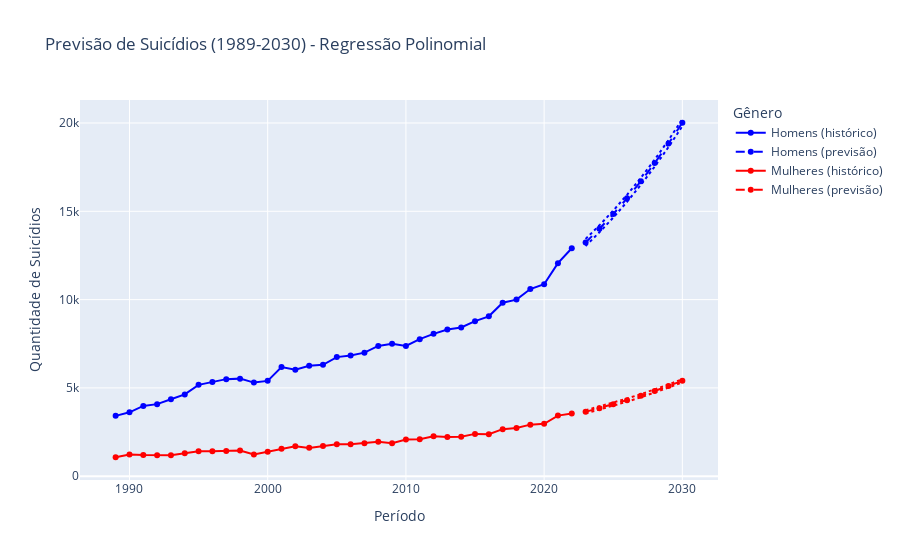

Write notebook code for a chart like this one.
### Code cell
#Análise de regressão polinomial
analiseGeneroPoli = AnaliseGenero(dadosGeneros, 'Quantidade', 'Gêneros', 'Quantidade', 'pie')
analiseGeneroPoli.modelo_regre_poli(grau_homens=4, grau_mulheres=3)

### Figure 1 — Plotly figure (JSON) as saved in the notebook; plotly's stock layout.template omitted (floating-point values rounded to 4 significant figures)
{"data": [{"line": {"color": "blue"}, "mode": "lines+markers", "name": "Homens (histórico)", "type": "scatter", "x": [1989, 1990, 1991, 1992, 1993, 1994, 1995, 1996, 1997, 1998, 1999, 2000, 2001, 2002, 2003, 2004, 2005, 2006, 2007, 2008, 2009, 2010, 2011, 2012, 2013, 2014, 2015, 2016, 2017, 2018, 2019, 2020, 2021, 2022], "y": [3417, 3618, 3980, 4081, 4354, 4632, 5174, 5332, 5496, 5525, 5300, 5398, 6177, 6028, 6256, 6311, 6744, 6834, 6995, 7375, 7500, 7375, 7762, 8061, 8309, 8419, 8780, 9053, 9826, 9999, 10599, 10868, 12064, 12908]}, {"line": {"color": "blue", "dash": "dash"}, "mode": "lines+markers", "name": "Homens (previsão)", "type": "scatter", "x": [2023, 2024, 2025, 2026, 2027, 2028, 2029, 2030], "y": [13240.0, 14010.0, 14840.0, 15740.0, 16700.0, 17730.0, 18840.0, 20010.0]}, {"line": {"color": "blue", "dash": "dot"}, "mode": "lines", "showlegend": false, "type": "scatter", "x": [2023, 2024, 2025, 2026, 2027, 2028, 2029, 2030], "y": [13440.0, 14210.0, 15040.0, 15930.0, 16900.0, 17930.0, 19030.0, 20210.0]}, {"line": {"color": "blue", "dash": "dot"}, "mode": "lines", "showlegend": false, "type": "scatter", "x": [2023, 2024, 2025, 2026, 2027, 2028, 2029, 2030], "y": [13040.0, 13810.0, 14640.0, 15540.0, 16500.0, 17530.0, 18640.0, 19820.0]}, {"line": {"color": "red"}, "mode": "lines+markers", "name": "Mulheres (histórico)", "type": "scatter", "x": [1989, 1990, 1991, 1992, 1993, 1994, 1995, 1996, 1997, 1998, 1999, 2000, 2001, 2002, 2003, 2004, 2005, 2006, 2007, 2008, 2009, 2010, 2011, 2012, 2013, 2014, 2015, 2016, 2017, 2018, 2019, 2020, 2021, 2022], "y": [1073, 1225, 1202, 1180, 1193, 1299, 1410, 1407, 1423, 1457, 1230, 1382, 1560, 1694, 1604, 1706, 1805, 1805, 1872, 1953, 1872, 2073, 2089, 2257, 2223, 2233, 2396, 2378, 2664, 2729, 2919, 2964, 3431, 3553]}, {"line": {"color": "red", "dash": "dash"}, "mode": "lines+markers", "name": "Mulheres (previsão)", "type": "scatter", "x": [2023, 2024, 2025, 2026, 2027, 2028, 2029, 2030], "y": [3644.0, 3851.0, 4072.0, 4307.0, 4558.0, 4825.0, 5107.0, 5407.0]}, {"line": {"color": "red", "dash": "dot"}, "mode": "lines", "showlegend": false, "type": "scatter", "x": [2023, 2024, 2025, 2026, 2027, 2028, 2029, 2030], "y": [3733.0, 3939.0, 4160.0, 4396.0, 4646.0, 4913.0, 5196.0, 5496.0]}, {"line": {"color": "red", "dash": "dot"}, "mode": "lines", "showlegend": false, "type": "scatter", "x": [2023, 2024, 2025, 2026, 2027, 2028, 2029, 2030], "y": [3556.0, 3762.0, 3983.0, 4219.0, 4470.0, 4736.0, 5019.0, 5319.0]}], "layout": {"hovermode": "closest", "legend": {"title": {"text": "Gênero"}}, "title": {"text": "Previsão de Suicídios (1989-2030) - Regressão Polinomial"}, "xaxis": {"title": {"text": "Período"}}, "yaxis": {"title": {"text": "Quantidade de Suicídios"}}}}
